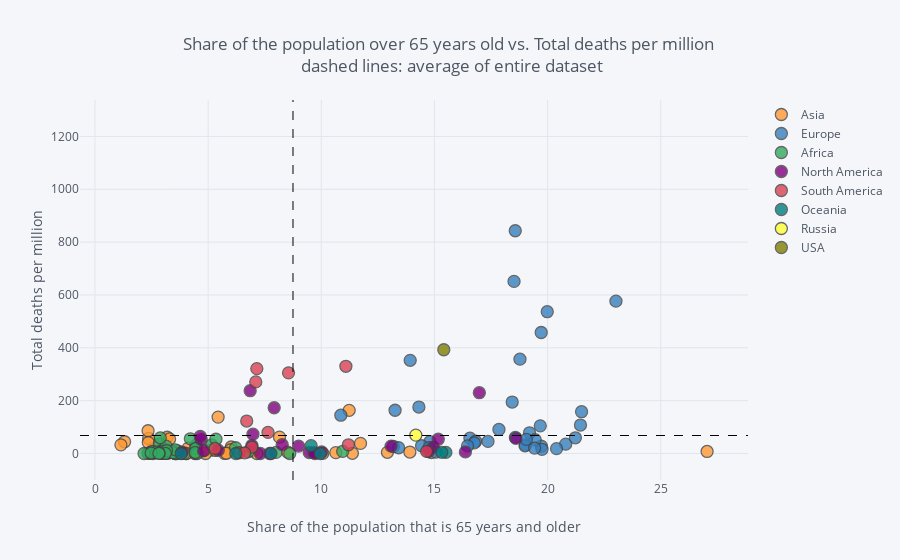

Source (notebook cell):
### Markdown cell above
# Plotting survey correlations: high covid deaths level for countries with high share of old population.

### Code cell
with warnings.catch_warnings(): # to catch warning about np.module in Python 3.8.2.
    warnings.filterwarnings("ignore",category=FutureWarning)
    survey.iplot(
        x='aged_65_older',
        y='total_deaths_per_million',
        categories='continent',
        text="location",
        vline= {"x":survey["aged_65_older"].mean(),
                "color":"#000000",
                "dash": "dash"
               },
        hline={"y":survey["total_deaths_per_million"].mean(),
               "color":"#000000",
               "dash": "dash"
              },
        xTitle='Share of the population that is 65 years and older',
        yTitle='Total deaths per million',
        title='Share of the population over 65 years old vs. Total deaths per million <br> dashed lines: average of entire dataset'
    )
print("Recommendation: choose option to 'show closest data point on hover' in top right corner")

### Figure 1 — Plotly figure (JSON) as saved in the notebook; plotly's stock layout.template omitted (floating-point values rounded to 4 significant figures)
{"data": [{"marker": {"color": "rgba(255, 153, 51, 1.0)", "line": {"width": 1.3}, "opacity": 0.8, "size": 12, "symbol": "circle"}, "mode": "markers", "name": "Asia", "text": ["Afghanistan", "Armenia", "Azerbaijan", "Bahrain", "Bangladesh", "Bhutan", "Brunei", "Cambodia", "China", "Georgia", "India", "Indonesia", "Iran", "Iraq", "Israel", "Japan", "Jordan", "Kazakhstan", "Kuwait", "Kyrgyzstan", "Laos", "Lebanon", "Malaysia", "Maldives", "Mongolia", "Myanmar", "Nepal", "Oman", "Pakistan", "Palestine", "Philippines", "Qatar", "Saudi Arabia", "Singapore", "South Korea", "Sri Lanka", "Syria", "Taiwan", "Tajikistan", "Thailand", "Timor", "Turkey", "United Arab Emirates", "Uzbekistan", "Vietnam", "Yemen"], "textfont": {"color": "#4D5663"}, "type": "scatter", "x": [2.581, 11.23, 6.018, 2.372, 5.098, 4.885, 4.591, 4.412, 10.64, 14.86, 5.989, 5.319, 5.44, 3.186, 11.73, 27.05, 3.81, 6.991, 2.345, 4.489, 4.029, 8.514, 6.293, 4.12, 4.031, 5.732, 5.809, 2.355, 4.495, 3.043, 4.803, 1.307, 3.295, 12.92, 13.91, 10.07, null, null, 3.466, 11.37, 3.556, 8.153, 1.144, 4.469, 7.15, 2.922], "y": [22.2, 163.3, 24.66, 57.01, 12.46, 0, 6.857, 0, 3.224, 3.76, 14.27, 11.59, 137.8, 61.48, 38.24, 7.725, 0.98, 10.01, 86.17, 14.1, 0, 5.274, 3.738, 20.35, 0, 0.11, 1.167, 41.71, 21.56, 3.92, 11.77, 44.43, 55.04, 4.444, 5.52, 0.514, 0.743, 0.294, 5.557, 0.831, 0, 61.95, 32.66, 1.046, 0, 11.33]}, {"marker": {"color": "rgba(55, 128, 191, 1.0)", "line": {"width": 1.3}, "opacity": 0.8, "size": 12, "symbol": "circle"}, "mode": "markers", "name": "Europe", "text": ["Albania", "Andorra", "Austria", "Belarus", "Belgium", "Bosnia and Herzegovina", "Bulgaria", "Croatia", "Cyprus", "Czech Republic", "Denmark", "Estonia", "Faeroe Islands", "Finland", "France", "Germany", "Gibraltar", "Greece", "Guernsey", "Hungary", "Iceland", "Ireland", "Isle of Man", "Italy", "Jersey", "Kosovo", "Latvia", "Liechtenstein", "Lithuania", "Luxembourg", "Macedonia", "Malta", "Moldova", "Monaco", "Montenegro", "Netherlands", "Norway", "Poland", "Portugal", "Romania", "San Marino", "Serbia", "Slovakia", "Slovenia", "Sweden", "Switzerland", "Ukraine", "United Kingdom", "Vatican"], "textfont": {"color": "#4D5663"}, "type": "scatter", "x": [13.19, null, 19.2, 14.8, 18.57, 16.57, 20.8, 19.72, 13.42, 19.03, 19.68, 19.45, null, 21.23, 19.72, 21.45, null, 20.4, null, 18.58, 14.43, 13.93, null, 23.02, null, null, 19.75, null, 19.0, 14.31, 13.26, 19.43, 10.86, null, 14.76, 18.78, 16.82, 16.76, 21.5, 17.85, null, 17.37, 15.07, 19.06, 19.98, 18.44, 16.46, 18.52, null], "y": [26.41, 673.0, 78.39, 44.77, 843.1, 57.91, 35.4, 27.53, 21.69, 32.5, 104.6, 52.02, 0, 59.38, 458.0, 107.6, 0, 18.42, 193.9, 60.97, 29.3, 352.6, 282.2, 576.6, 306.7, 34.15, 15.9, 26.22, 29.02, 175.7, 163.7, 20.38, 145.0, 127.4, 22.29, 357.1, 46.3, 40.08, 158.3, 90.97, 1238.0, 45.7, 5.129, 53.39, 536.7, 194.7, 28.86, 651.4, 0]}, {"marker": {"color": "rgba(50, 171, 96, 1.0)", "line": {"width": 1.3}, "opacity": 0.8, "size": 12, "symbol": "circle"}, "mode": "markers", "name": "Africa", "text": ["Algeria", "Angola", "Benin", "Botswana", "Burkina Faso", "Burundi", "Cameroon", "Cape Verde", "Central African Republic", "Chad", "Comoros", "Congo", "Cote d'Ivoire", "Democratic Republic of Congo", "Djibouti", "Egypt", "Equatorial Guinea", "Eritrea", "Ethiopia", "Gabon", "Gambia", "Ghana", "Guinea", "Guinea-Bissau", "Kenya", "Lesotho", "Liberia", "Libya", "Madagascar", "Malawi", "Mali", "Mauritania", "Mauritius", "Morocco", "Mozambique", "Namibia", "Niger", "Nigeria", "Rwanda", "Sao Tome and Principe", "Senegal", "Seychelles", "Sierra Leone", "Somalia", "South Africa", "South Sudan", "Sudan", "Swaziland", "Tanzania", "Togo", "Tunisia", "Uganda", "Western Sahara", "Zambia", "Zimbabwe"], "textfont": {"color": "#4D5663"}, "type": "scatter", "x": [6.211, 2.405, 3.244, 3.941, 2.409, 2.562, 3.165, 4.46, 3.655, 2.486, 2.963, 3.402, 2.933, 3.02, 4.213, 5.159, 2.846, 3.607, 3.526, 4.45, 2.339, 3.385, 3.135, 3.002, 2.686, 4.506, 3.057, 4.424, 2.929, 2.979, 2.519, 3.138, 10.95, 6.769, 3.158, 3.552, 2.553, 2.751, 2.974, 2.886, 3.008, 8.606, 2.538, 2.731, 5.344, 3.441, 3.548, 3.163, 3.108, 2.839, 8.001, 2.168, null, 2.48, 2.822], "y": [21.71, 0.578, 1.732, 0.425, 2.535, 0.084, 12.36, 30.58, 9.938, 4.505, 8.05, 7.974, 2.805, 2.021, 55.67, 32.67, 36.35, 0, 0.896, 19.77, 0.828, 3.926, 2.589, 12.7, 2.976, 0, 7.316, 3.929, 1.047, 0.993, 5.876, 27.96, 7.863, 6.367, 0.256, 0, 2.809, 3.129, 0.232, 59.32, 7.943, 0, 7.772, 5.789, 53.94, 3.395, 13.87, 11.21, 0.352, 1.812, 4.231, 0, 1.674, 1.632, 0.538]}, {"marker": {"color": "rgba(128, 0, 128, 1.0)", "line": {"width": 1.3}, "opacity": 0.8, "size": 12, "symbol": "circle"}, "mode": "markers", "name": "North America", "text": ["Anguilla", "Antigua and Barbuda", "Aruba", "Bahamas", "Barbados", "Belize", "Bermuda", "Bonaire Sint Eustatius and Saba", "British Virgin Islands", "Canada", "Cayman Islands", "Costa Rica", "Cuba", "Curacao", "Dominica", "Dominican Republic", "El Salvador", "Greenland", "Grenada", "Guatemala", "Haiti", "Honduras", "Jamaica", "Mexico", "Montserrat", "Nicaragua", "Panama", "Puerto Rico", "Saint Kitts and Nevis", "Saint Lucia", "Saint Vincent and the Grenadines", "Sint Maarten (Dutch part)", "Trinidad and Tobago", "Turks and Caicos Islands", "United States Virgin Islands"], "textfont": {"color": "#4D5663"}, "type": "scatter", "x": [null, 6.933, 13.09, 8.996, 14.95, 3.853, null, null, null, 16.98, null, 9.468, 14.74, 16.37, null, 6.981, 8.273, null, 7.304, 4.694, 4.8, 4.652, 9.684, 6.857, null, 5.445, 7.918, 15.17, null, 9.721, 7.724, null, 10.01, null, 18.6], "y": [0, 30.64, 28.1, 27.97, 24.36, 5.03, 144.5, 0, 33.07, 230.1, 15.22, 3.73, 7.593, 6.094, 0, 73.19, 33.46, 0, 0, 52.86, 9.91, 64.52, 3.377, 237.6, 200.0, 12.53, 173.1, 54.18, 0, 0, 0, 349.8, 5.716, 51.66, 57.46]}, {"marker": {"color": "rgba(219, 64, 82, 1.0)", "line": {"width": 1.3}, "opacity": 0.8, "size": 12, "symbol": "circle"}, "mode": "markers", "name": "South America", "text": ["Argentina", "Bolivia", "Brazil", "Chile", "Colombia", "Ecuador", "Falkland Islands", "Guyana", "Paraguay", "Peru", "Suriname", "Uruguay", "Venezuela"], "textfont": {"color": "#4D5663"}, "type": "scatter", "x": [11.2, 6.704, 8.552, 11.09, 7.646, 7.104, null, 5.305, 6.378, 7.151, 6.933, 14.65, 6.614], "y": [32.97, 122.8, 305.2, 330.0, 79.87, 271.0, 0, 19.07, 2.804, 321.2, 23.86, 8.061, 2.251]}, {"marker": {"color": "rgba(0, 128, 128, 1.0)", "line": {"width": 1.3}, "opacity": 0.8, "size": 12, "symbol": "circle"}, "mode": "markers", "name": "Oceania", "text": ["Australia", "Fiji", "French Polynesia", "Guam", "New Caledonia", "New Zealand", "Northern Mariana Islands", "Papua New Guinea"], "textfont": {"color": "#4D5663"}, "type": "scatter", "x": [15.5, 6.224, 7.775, 9.551, 9.954, 15.32, null, 3.808], "y": [4.078, 0, 0, 29.62, 0, 4.562, 34.75, 0]}, {"marker": {"color": "rgba(255, 255, 51, 1.0)", "line": {"width": 1.3}, "opacity": 0.8, "size": 12, "symbol": "circle"}, "mode": "markers", "name": "Russia", "text": ["Russia"], "textfont": {"color": "#4D5663"}, "type": "scatter", "x": [14.18], "y": [69.63]}, {"marker": {"color": "rgba(128, 128, 0, 1.0)", "line": {"width": 1.3}, "opacity": 0.8, "size": 12, "symbol": "circle"}, "mode": "markers", "name": "USA", "text": ["United States"], "textfont": {"color": "#4D5663"}, "type": "scatter", "x": [15.41], "y": [392.6]}], "layout": {"legend": {"bgcolor": "#F5F6F9", "font": {"color": "#4D5663"}}, "paper_bgcolor": "#F5F6F9", "plot_bgcolor": "#F5F6F9", "shapes": [{"line": {"color": "#000000", "dash": "dash", "width": 1}, "type": "line", "x0": 0, "x1": 1, "xref": "paper", "y0": 68.09, "y1": 68.09, "yref": "y"}, {"line": {"color": "#000000", "dash": "dash", "width": 1}, "type": "line", "x0": 8.749, "x1": 8.749, "xref": "x", "y0": 0, "y1": 1, "yref": "paper"}], "title": "Share of the population over 65 years old vs. Total deaths per million <br> dashed lines: average of entire dataset", "titlefont": {"color": "#4D5663"}, "xaxis": {"gridcolor": "#E1E5ED", "showgrid": true, "tickfont": {"color": "#4D5663"}, "title": "Share of the population that is 65 years and older", "titlefont": {"color": "#4D5663"}, "zerolinecolor": "#E1E5ED"}, "yaxis": {"gridcolor": "#E1E5ED", "showgrid": true, "tickfont": {"color": "#4D5663"}, "title": "Total deaths per million", "titlefont": {"color": "#4D5663"}, "zerolinecolor": "#E1E5ED"}}}
